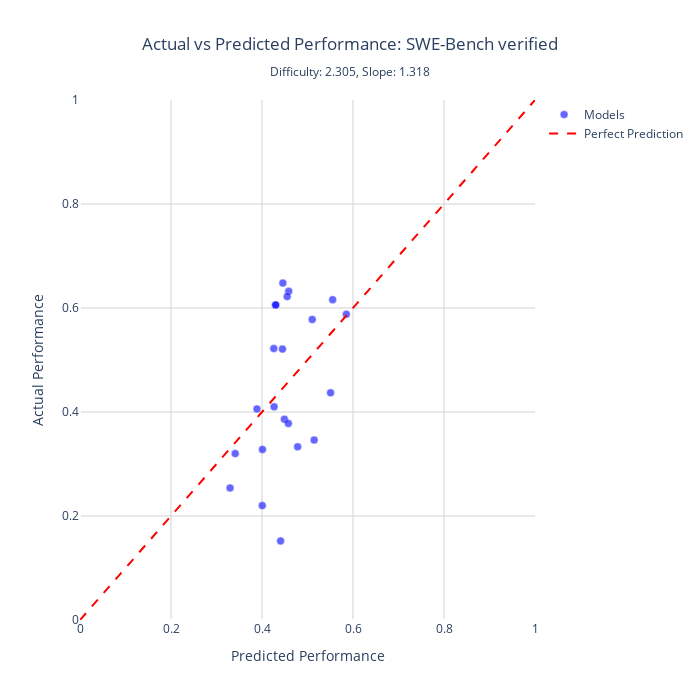

Notebook source saved alongside this figure:
### Code cell
import plotly.graph_objects as go


def plot_benchmark_performance_interactive(
    benchmark_name, df_data=df1, df_capabilities=df_cm1, df_benchmarks=df_db1
):
    """
    Create an interactive plotly scatter plot comparing actual vs predicted performance
    for a specific benchmark with model names shown on hover.

    Parameters:
    -----------
    benchmark_name : str
        Name of the benchmark to plot
    df_data : DataFrame
        DataFrame containing performance data (default: df1)
    df_capabilities : DataFrame
        DataFrame containing model capabilities (default: df_cm1)
    df_benchmarks : DataFrame
        DataFrame containing benchmark parameters (default: df_db1)
    """

    def logistic(x):
        return 1.0 / (1.0 + np.exp(-x))

    # Get data for this benchmark
    bench_data = df_data[df_data["benchmark"] == benchmark_name].copy()

    if len(bench_data) == 0:
        print(f"No data found for benchmark: {benchmark_name}")
        print(f"Available benchmarks: {sorted(df_data['benchmark'].unique())}")
        return

    # Get benchmark parameters
    bench_params_df = df_benchmarks[df_benchmarks["benchmark_name"] == benchmark_name]
    if len(bench_params_df) == 0:
        print(f"No parameters found for benchmark: {benchmark_name}")
        return

    bench_params = bench_params_df.iloc[0]
    D = bench_params["estimated_difficulty"]
    alpha = bench_params["estimated_slope"]

    # Merge with model capabilities
    bench_data = bench_data.merge(
        df_capabilities[["model", "estimated_capability"]], on="model", how="left"
    )

    # Calculate predicted performance
    bench_data["predicted"] = logistic(alpha * (bench_data["estimated_capability"] - D))

    # Create the scatter plot
    fig = go.Figure()

    # Add scatter points
    fig.add_trace(
        go.Scatter(
            x=bench_data["predicted"],
            y=bench_data["performance"],
            mode="markers",
            marker=dict(
                size=8, color="blue", opacity=0.6, line=dict(width=0.5, color="white")
            ),
            text=bench_data["model"],
            hovertemplate="<b>%{text}</b><br>"
            + "Predicted: %{x:.3f}<br>"
            + "Actual: %{y:.3f}<br>"
            + "<extra></extra>",
            name="Models",
        )
    )

    # Add diagonal line (perfect prediction)
    fig.add_trace(
        go.Scatter(
            x=[0, 1],
            y=[0, 1],
            mode="lines",
            line=dict(color="red", dash="dash", width=2),
            name="Perfect Prediction",
            hovertemplate="<extra></extra>",
        )
    )

    # Update layout
    fig.update_layout(
        title=dict(
            text=f"Actual vs Predicted Performance: {benchmark_name}<br>"
            + f"<sub>Difficulty: {D:.3f}, Slope: {alpha:.3f}</sub>",
            x=0.5,
            xanchor="center",
        ),
        xaxis=dict(title="Predicted Performance", range=[0, 1], gridcolor="lightgray"),
        yaxis=dict(title="Actual Performance", range=[0, 1], gridcolor="lightgray"),
        width=700,
        height=700,
        hovermode="closest",
        plot_bgcolor="white",
        showlegend=True,
    )

    # fig.write_image("outputs/notebooks/benchmark_performance_interactive_swe_bench.pdf")
    fig.show()

    # Print some statistics
    residuals = bench_data["performance"] - bench_data["predicted"]
    rmse = np.sqrt(np.mean(residuals**2))
    mae = np.mean(np.abs(residuals))

    print(f"\nBenchmark: {benchmark_name}")
    print(f"Number of models: {len(bench_data)}")
    print(f"RMSE: {rmse:.4f}")
    print(f"MAE: {mae:.4f}")


# Example usage - change the benchmark name to plot different benchmarks
# Available benchmarks can be found in df_db1['benchmark_name'].unique()
plot_benchmark_performance_interactive("SWE-Bench verified")

# Uncomment to see all available benchmarks:
# print("\nAvailable benchmarks:")
# for benchmark in sorted(df_db1['benchmark_name'].unique()):
#     print(f"  - {benchmark}")

### Figure 1 — Plotly figure (JSON) as saved in the notebook; plotly's stock layout.template omitted (floating-point values rounded to 4 significant figures)
{"data": [{"hovertemplate": "<b>%{text}</b><br>Predicted: %{x:.3f}<br>Actual: %{y:.3f}<br><extra></extra>", "marker": {"color": "blue", "line": {"color": "white", "width": 0.5}, "opacity": 0.6, "size": 8}, "mode": "markers", "name": "Models", "text": ["claude-haiku-4-5-20251001", "o3-2025-04-16_medium", "o4-mini-2025-04-16_medium", "DeepSeek-V3.1", "claude-sonnet-4-5-20250929", "gpt-5-mini-2025-08-07_medium", "gpt-5-2025-08-07_medium", "claude-opus-4-1-20250805", "DeepSeek-R1-0528", "grok-3-beta", "claude-sonnet-4-20250514", "claude-opus-4-20250514", "gpt-4.1-mini-2025-04-14", "gpt-4.1-2025-04-14", "grok-3-mini-beta_low", "gpt-5-mini-2025-08-07_high", "claude-3-7-sonnet-20250219", "gemini-2.0-flash-001", "gpt-4o-2024-11-20", "o3-mini-2025-01-31_medium", "claude-3-5-sonnet-20241022", "claude-3-5-sonnet-20240620"], "type": "scatter", "x": [0.4298, 0.5506, 0.5147, 0.4449, 0.4459, 0.5105, 0.5853, 0.4587, 0.4783, 0.4493, 0.4301, 0.4554, 0.401, 0.4266, 0.4409, 0.5553, 0.4259, 0.4006, 0.3298, 0.4579, 0.3889, 0.3411], "y": [0.606, 0.437, 0.346, 0.521, 0.648, 0.578, 0.588, 0.632, 0.333, 0.386, 0.606, 0.622, 0.328, 0.41, 0.152, 0.616, 0.522, 0.22, 0.254, 0.378, 0.406, 0.32]}, {"hovertemplate": "<extra></extra>", "line": {"color": "red", "dash": "dash", "width": 2}, "mode": "lines", "name": "Perfect Prediction", "type": "scatter", "x": [0, 1], "y": [0, 1]}], "layout": {"height": 700, "hovermode": "closest", "plot_bgcolor": "white", "showlegend": true, "title": {"text": "Actual vs Predicted Performance: SWE-Bench verified<br><sub>Difficulty: 2.305, Slope: 1.318</sub>", "x": 0.5, "xanchor": "center"}, "width": 700, "xaxis": {"gridcolor": "lightgray", "range": [0, 1], "title": {"text": "Predicted Performance"}}, "yaxis": {"gridcolor": "lightgray", "range": [0, 1], "title": {"text": "Actual Performance"}}}}
